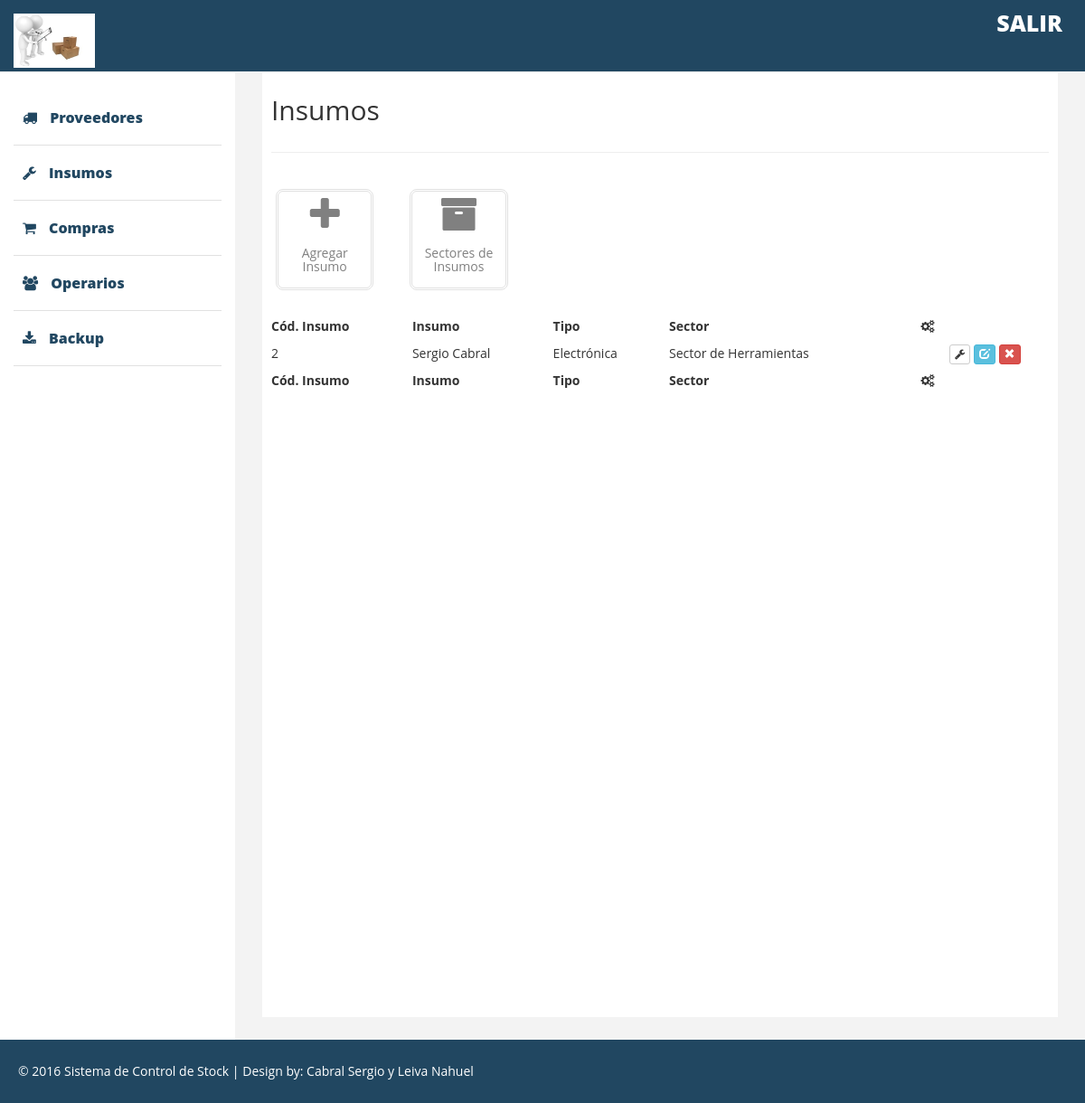
/index.php/insumos/Insumos_view, run on the app's committed database.
### tables this page shows
CREATE TABLE `insumos` (
  `id_insumo` int(11) NOT NULL,
  `nombre_insumo` varchar(35) NOT NULL,
  `descripcion` text NOT NULL,
  `stock_min` int(11) NOT NULL,
  `stock_max` int(11) NOT NULL,
  `id_tipoinsumo` int(12) NOT NULL,
  `id_sector` int(12) NOT NULL
);

CREATE TABLE `tipo_insumo` (
  `id_tipoinsumo` int(12) NOT NULL,
  `tipo` varchar(20) NOT NULL
);

CREATE TABLE `sector_insumos` (
  `id_sector` int(12) NOT NULL,
  `sector_deposito` varchar(35) NOT NULL,
  `latitud` double NOT NULL,
  `longitud` double NOT NULL,
  `foto_sector` varchar(100) DEFAULT NULL
);

### application/controllers/Insumos.php (called while the page is built, shortened)
<?php
class Insumos extends CI_Controller {
    public function Insumos_view() {
        $this->load->model('Insumos_model');
        $data['insumos'] = $this->Insumos_model->obtenerInsumos();
        $this->load->view('insumos_view', $data);
    }
}

### index.php (called while the page is built, shortened)
<?php
require_once BASEPATH.'core/CodeIgniter.php';

### application/models/Insumos_model.php (called while the page is built, shortened)
<?php
class Insumos_model extends CI_Model {
    public function obtenerInsumos() {
        $query = $this->db->query('SELECT i.id_insumo, i.nombre_insumo, i.descripcion, i.id_tipoinsumo, t.tipo, i.id_sector, s.sector_deposito '
                . '                 FROM insumos i '
                . '                 LEFT JOIN tipo_insumo t ON t.id_tipoinsumo=i.id_tipoinsumo '
                . '                 LEFT JOIN sector_insumos s ON s.id_sector=i.id_sector');
        return $query->result();
    }
}

### application/views/insumos_view.php (the view, shortened to what this page needs)
<!DOCTYPE html>
<html xmlns="http://www.w3.org/1999/xhtml">
    <head>
        <link href="<?php echo base_url('assets/css/bootstrap.css'); ?>" rel="stylesheet" />
        <link href="<?php echo base_url('assets/css/font-awesome.min.css'); ?>" rel="stylesheet" type="text/css"/>
        <link href="<?php echo base_url('assets/css/custom.css'); ?>" rel="stylesheet" />
        <link href="<?php echo base_url('assets/css/jquery.dataTables.min.css'); ?>" rel="stylesheet" />
        <link href="<?php echo base_url('assets/css/open_sans.css'); ?>" rel='stylesheet' type='text/css' />
    </head>
    <body>
        <?php include 'navbar.php'; ?>
        <div id="page-wrapper" >
            <div id="page-inner">
                <div class="row">
                    <div class="col-md-12">
                        <h2>Insumos</h2>
                    </div>
                </div>
                <hr />
                <div class="row text-center pad-top" style="margin-bottom: 20px;">
                    <div class="col-lg-2 col-md-2 col-sm-2 col-xs-6">
                        <div class="div-square">
                            <a href="<?php echo base_url('Insumos/agregarinsumo_view'); ?>" >
                                <i class="fa fa-plus fa-3x"></i>
                                <h5>Agregar Insumo</h5>
                            </a>
                        </div>
                    </div>
                    <div class="col-lg-2 col-md-2 col-sm-2 col-xs-6">
                        <div class="div-square">
                            <a href="<?php echo base_url('Insumos/sectoresinsumos_view'); ?>" >
                                <i class="fa fa-archive fa-3x"></i>
                                <h5>Sectores de Insumos</h5>
                            </a>
                        </div>
                    </div>
                </div>
                <table id="example" class="display" cellspacing="0" width="100%">
                    <thead>
                        <tr>
                            <th>Cód. Insumo</th>
                            <th>Insumo</th>
                            <th>Tipo</th>
                            <th>Sector</th>
                            <th><i class="fa fa-cogs" aria-hidden="true"></i></th>
                        </tr>
                    </thead>
                    <tfoot>
                        <tr>
                            <th>Cód. Insumo</th>
                            <th>Insumo</th>
                            <th>Tipo</th>
                            <th>Sector</th>
                            <th><i class="fa fa-cogs" aria-hidden="true"></i></th>
                        </tr>
                    </tfoot>
                    <tbody>
                        <?php foreach ($insumos as $insumo) { ?>
                            <tr>
                                <td><?php echo $insumo->id_insumo; ?></td>
                                <td><?php echo $insumo->nombre_insumo; ?></td>
                                <td><?php echo $insumo->tipo; ?></td>
                                <td><?php echo $insumo->sector_deposito; ?></td>
                                <td class="text-center">
                                    <a title="Ver Insumo" class='btn btn-default btn-xs' href="#"><span class="fa fa-icon fa-wrench"></span></a>
                                    <a title="Editar Insumo" class='btn btn-info btn-xs' href="<?php echo base_url('Insumos/editarInsumo_view/' . $insumo->id_insumo); ?>"><span class="glyphicon glyphicon-edit"></span></a>
                                    <a title="Eliminar Insumo" href="<?php echo base_url('Insumos/eliminarInsumo/' . $insumo->id_insumo); ?>" class="btn btn-danger btn-xs"><span class="glyphicon glyphicon-remove"></span></a>
                                </td>
                            </tr>
                        <?php } ?>
                    </tbody>
                </table>
            </div>
        </div>
        <?php include 'footer.php'; ?>
    </body>
</html>

### assets/css/custom.css (style rules this page uses)
body { font-family: 'Open Sans', sans-serif; line-height:30px; }
#page-wrapper { padding: 15px 15px; min-height: 600px; background:#F3F3F3; }
#page-inner { width:100%; margin:10px 20px 10px 0px; background-color:#fff!important; padding:10px; min-height:1050px; }
.pad-top { padding-top:15px; }
.div-square { padding:5px; border:3px double #e1e1e1; -webkit-border-radius:8px; -moz-border-radius:8px; border-radius:8px; margin:5px; }
.div-square> a,.div-square> a:hover { color:#808080; text-decoration:none; }
@media (min-width:768px) { #page-wrapper { margin: 0 0 0 260px; padding: 15px 30px; min-height: 1050px; } }

### data on the page
insumos: id_insumo "2", nombre_insumo "Sergio Cabral", id_tipoinsumo.tipo "Electrónica", id_sector.sector_deposito "Sector de Herramientas"
